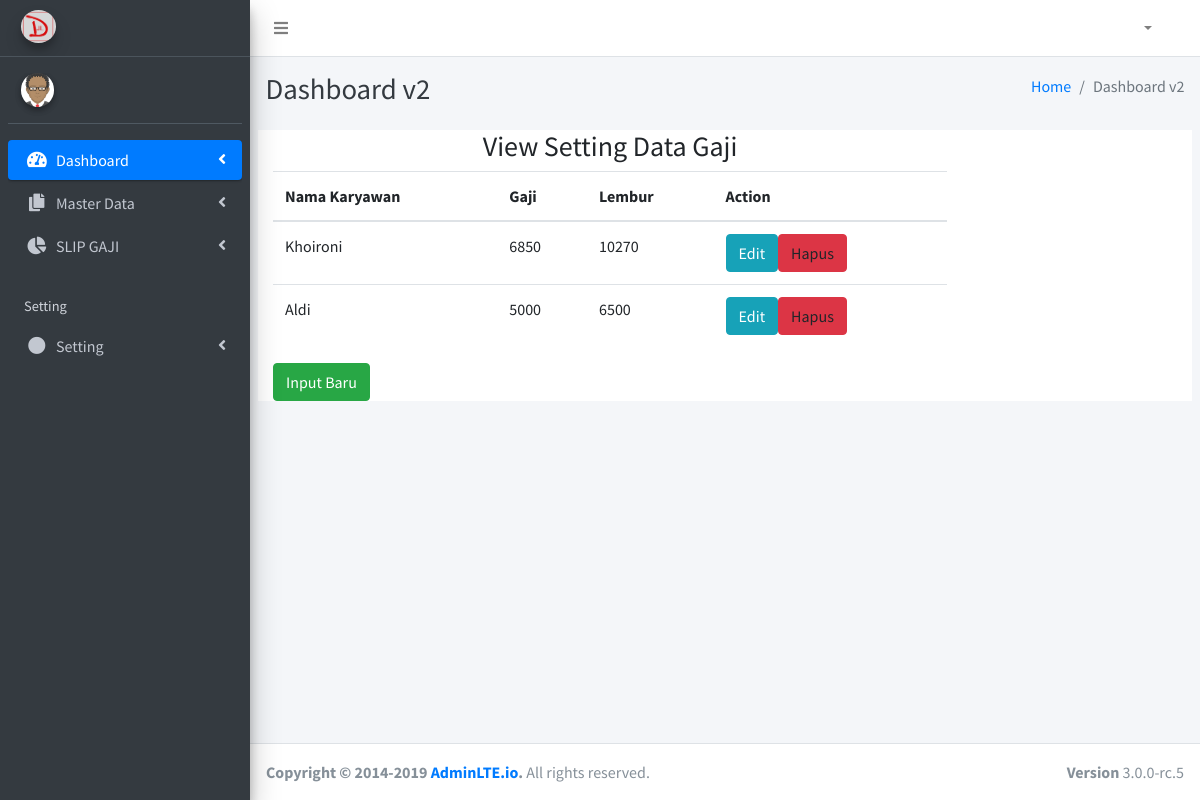
Page /index.php/setting on the committed database.
### tables this page shows
CREATE TABLE `tb_gaji` (
  `id_gaji` int(11) NOT NULL,
  `gaji_perjam` int(11) NOT NULL,
  `uang_makan` int(11) NOT NULL,
  `lembur` int(11) NOT NULL,
  `id_karyawan` int(11) NOT NULL
);

CREATE TABLE `tb_karyawan` (
  `id_karyawan` int(11) NOT NULL,
  `nama_karyawan` varchar(80) NOT NULL,
  `alamat` varchar(100) NOT NULL,
  `tempat_lahir` text NOT NULL,
  `tanggal_lahir` date NOT NULL,
  `mulai_kerja` date NOT NULL,
  `id_kategori` int(11) NOT NULL
);

### application/controllers/Setting.php (called while the page is built, shortened)
<?php
class Setting extends CI_Controller
{
	function __construct()
	{
		$this->load->model('Model_setting');
	}
	function index(){
		$data['gaji']=$this->Model_setting->view_gaji()->result();
		$data['content']='view_gaji';
		$this->load->view('dashboard',$data);
	}
}
?>

### index.php (called while the page is built, shortened)
<?php
require_once BASEPATH.'core/CodeIgniter.php';

### application/models/Model_setting.php (called while the page is built, shortened)
<?php
class Model_setting extends CI_Model
{
	function view_gaji(){
		$this->db->join('tb_karyawan','tb_gaji.id_karyawan=tb_karyawan.id_karyawan');
		return $this->db->get('tb_gaji');
	}
}
?>

### application/views/view_gaji.php (the view, shortened to what this page needs)
<div class="container" style="background-color: white;">
	<div class="col-md-9">
		<center><h3>View Setting Data Gaji</h3></center>
		<table class="table table-bordere">
			<thead>
				<tr>
					<th>Nama Karyawan</th>
					<th>Gaji</th>
					<th>Lembur</th>
					<th>Action</th>
				</tr>
			</thead>
			<tbody>
				<?php foreach ($gaji as $tampil) {
				 ?>
				<tr>
					<td><?=$tampil->nama_karyawan?></td>
					<td><?=$tampil->gaji_perjam?></td>
					<td><?=$tampil->lembur?></td>
					<td><a href="<?php echo base_url('Setting/edit_gaji/'.$tampil->id_gaji.'') ?>" class="btn btn-info">Edit</a><a class="btn btn-danger" data-toggle="modal" data-target="#modal-konfirmasi"  data-id="<?=$tampil->id_gaji?>" >Hapus</a></td>
				</tr>
			<?php }?>
			</tbody>
		</table>
<a href="<?php echo base_url('Setting/input_gaji') ?>" class="btn btn-success">Input Baru</a>
	</div>
</div>

### application/views/dashboard.php (shortened to what this page needs)
<!DOCTYPE html>
<html lang="en">
<head>
  <link rel="stylesheet" href="<?php echo base_url('assets/plugins/fontawesome-free/css/all.min.css')?>">
  <link rel="stylesheet" href="<?php echo base_url('assets/plugins/overlayScrollbars/css/OverlayScrollbars.min.css')?>">
  <link rel="stylesheet" href="<?php echo base_url('assets/dist/css/adminlte.min.css')?>">
    <link rel="stylesheet" href="<?php echo base_url('assets/plugins/datatables-bs4/css/dataTables.bootstrap4.css')?>">
</head>
<body class="hold-transition sidebar-mini layout-fixed layout-navbar-fixed layout-footer-fixed">
<div class="wrapper">
  <nav class="main-header navbar navbar-expand navbar-white navbar-light">
    <ul class="navbar-nav">
      <li class="nav-item">
        <a class="nav-link" data-widget="pushmenu" href="#"><i class="fas fa-bars"></i></a>
      </li>
    </ul>
    <ul class="navbar-nav ml-auto">
 <li class="nav-item dropdown mr-4">
        <a class="nav-link dropdown-toggle" href="#" id="navbarDropdown" role="button" data-toggle="dropdown" aria-haspopup="true" aria-expanded="false">
        </a>
      </li>
    </ul>
  </nav>
  <aside class="main-sidebar sidebar-dark-primary elevation-4">
    <a href="#" class="brand-link">
      <img src="<?php echo base_url('assets/gambar/logo-admin.png') ?>" alt="AdminLTE Logo" class="brand-image img-circle elevation-3"
           style="opacity: .8">
    </a>
    <div class="sidebar">
      <div class="user-panel mt-3 pb-3 mb-3 d-flex">
        <div class="image">
          <img src="<?php echo base_url('assets/dist/img/avatar.png') ?>" class="img-circle elevation-2" alt="User Image">
        </div>
        <div class="info">
        </div>
      </div>
      <nav class="mt-2">
        <ul class="nav nav-pills nav-sidebar flex-column" data-widget="treeview" role="menu" data-accordion="false">
          <li class="nav-item ">
            <a href="<?php echo base_url('Welcome/home') ?>" class="nav-link active">
              <i class="nav-icon fas fa-tachometer-alt"></i>
              <p>
                Dashboard
                <i class="right fas fa-angle-left"></i>
              </p>
            </a>
          </li>
          <li class="nav-item has-treeview">
            <a href="#" class="nav-link">
              <i class="nav-icon fas fa-copy"></i>
              <p>
               Master Data
                <i class="fas fa-angle-left right"></i>
              </p>
            </a>
          </li>
          <li class="nav-item has-treeview">
            <a href="#" class="nav-link">
              <i class="nav-icon fas fa-chart-pie"></i>
              <p>
                SLIP GAJI
                <i class="right fas fa-angle-left"></i>
              </p>
            </a>
          </li>
          <li class="nav-header">Setting</li>
          <li class="nav-item has-treeview">
            <a href="#" class="nav-link">
              <i class="nav-icon fas fa-circle"></i>
              <p>
               Setting
                <i class="right fas fa-angle-left"></i>
              </p>
            </a>
      </nav>
    </div>
  </aside>
  <div class="content-wrapper">
    <div class="content-header">
      <div class="container-fluid">
        <div class="row mb-2">
          <div class="col-sm-6">
            <h1 class="m-0 text-dark">Dashboard v2</h1>
          </div>
          <div class="col-sm-6">
            <ol class="breadcrumb float-sm-right">
              <li class="breadcrumb-item"><a href="#">Home</a></li>
              <li class="breadcrumb-item active">Dashboard v2</li>
            </ol>
          </div>
        </div>
      </div>
    </div>
    <section class="content">
      <div class="container-fluid">
        <div class="row">
         <?php   $this->load->view($content); ?>
        </div>
    </section>
  </div>
  <footer class="main-footer">
    <strong>Copyright &copy; 2014-2019 <a href="http://adminlte.io">AdminLTE.io</a>.</strong>
    All rights reserved.
    <div class="float-right d-none d-sm-inline-block">
      <b>Version</b> 3.0.0-rc.5
    </div>
  </footer>
</div>
</body>
</html>

### rows in the picture
tb_gaji: id_karyawan.nama_karyawan "Khoironi", gaji_perjam "6850", lembur "10270"
tb_gaji: id_karyawan.nama_karyawan "Aldi", gaji_perjam "5000", lembur "6500"
